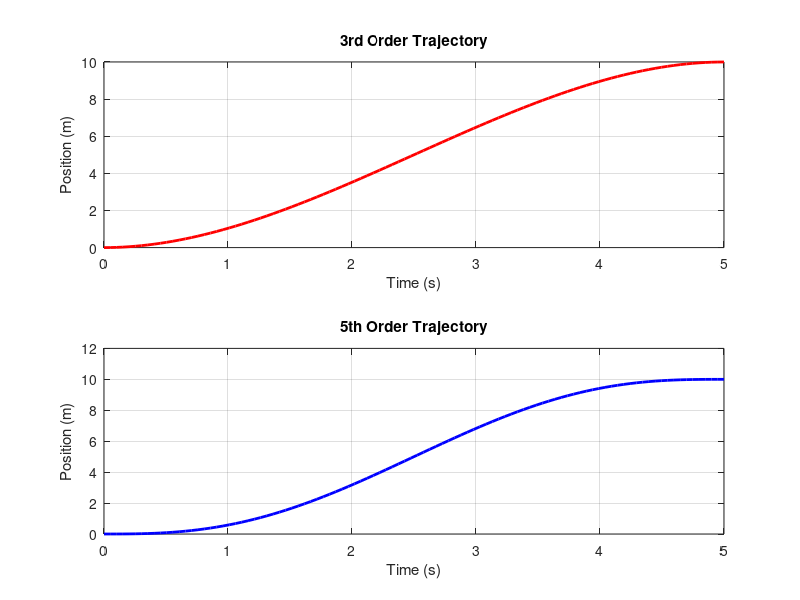

This figure's MATLAB source:
% MATLAB Script: Generate 3rd and 5th Order Trajectories
% Inputs: 
%   - Initial and final conditions for position (x0, xf), velocity (v0, vf), and acceleration (a0, af).
%   - Total trajectory time (T).
% Outputs:
%   - Time vector (t), 3rd-order trajectory (traj3), and 5th-order trajectory (traj5).

% Define initial and final conditions
x0 = 0;     % Initial position (e.g., meters)
xf = 10;    % Final position (e.g., meters)
v0 = 0;     % Initial velocity (e.g., m/s)
vf = 0;     % Final velocity (e.g., m/s)
a0 = 0;     % Initial acceleration (e.g., m/s^2)
af = 0;     % Final acceleration (e.g., m/s^2)
T = 5;      % Total time for trajectory (e.g., seconds)

% Time vector
t = linspace(0, T, 100); % Discrete time points for evaluation

% 3rd-Order Polynomial Coefficients
A3 = [1, 0, 0, 0; 
      1, T, T^2, T^3; 
      0, 1, 0, 0; 
      0, 1, 2*T, 3*T^2];
B3 = [x0; xf; v0; vf];
coeff3 = A3 \ B3;

% 5th-Order Polynomial Coefficients
A5 = [1, 0, 0, 0, 0, 0; 
      1, T, T^2, T^3, T^4, T^5; 
      0, 1, 0, 0, 0, 0; 
      0, 1, 2*T, 3*T^2, 4*T^3, 5*T^4; 
      0, 0, 2, 0, 0, 0; 
      0, 0, 2, 6*T, 12*T^2, 20*T^3];
B5 = [x0; xf; v0; vf; a0; af];
coeff5 = A5 \ B5;

% Evaluate trajectories
traj3 = coeff3(1) + coeff3(2)*t + coeff3(3)*t.^2 + coeff3(4)*t.^3;
traj5 = coeff5(1) + coeff5(2)*t + coeff5(3)*t.^2 + coeff5(4)*t.^3 + coeff5(5)*t.^4 + coeff5(6)*t.^5;

% Plot results
figure;
subplot(2, 1, 1);
plot(t, traj3, 'r', 'LineWidth', 2); hold on;
title('3rd Order Trajectory');
xlabel('Time (s)');
ylabel('Position (m)');
grid on;

subplot(2, 1, 2);
plot(t, traj5, 'b', 'LineWidth', 2); hold on;
title('5th Order Trajectory');
xlabel('Time (s)');
ylabel('Position (m)');
grid on;

% Display coefficients
disp('3rd Order Coefficients:');
disp(coeff3);
disp('5th Order Coefficients:');
disp(coeff5);
